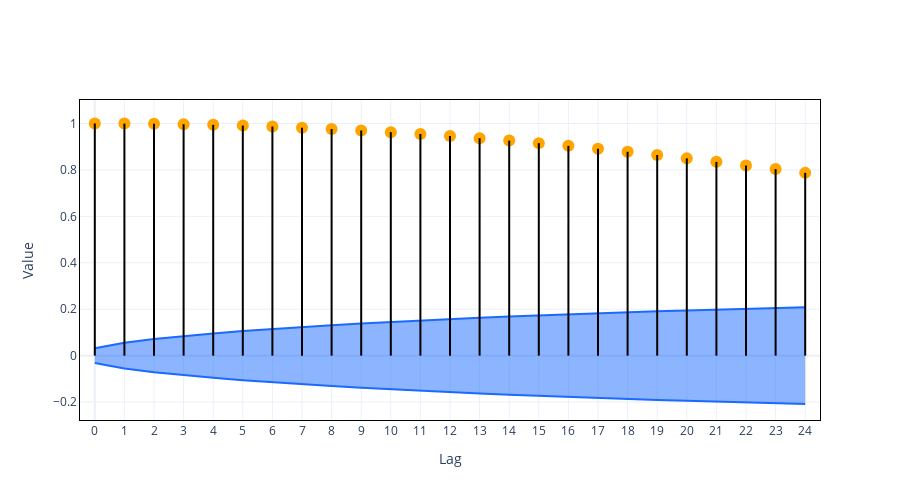

Notebook code cell kept with this figure:
### Markdown cell above
Let's look at the autocorrelation graphic of the number of deaths.

### Code cell
covid19.acf(
    column = "deaths", 
    ts = "date",
    by = ["state"],
    p = 24,
)

### Figure 1 — Plotly figure (JSON) as saved in the notebook; plotly's stock layout.template omitted (floating-point values rounded to 4 significant figures)
{"data": [{"hoverinfo": "none", "marker": {"color": "#1A6AFF"}, "mode": "lines", "type": "scatter", "x": [0, 1, 2, 3, 4, 5, 6, 7, 8, 9, 10, 11, 12, 13, 14, 15, 16, 17, 18, 19, 20, 21, 22, 23, 24], "y": [0.03199, 0.0554, 0.07149, 0.08454, 0.09578, 0.1058, 0.1148, 0.1232, 0.1309, 0.1381, 0.1448, 0.1512, 0.1571, 0.1628, 0.1681, 0.1732, 0.178, 0.1826, 0.1869, 0.191, 0.1948, 0.1985, 0.202, 0.2053, 0.2084]}, {"customdata": [0.03199, 0.0554, 0.07149, 0.08454, 0.09578, 0.1058, 0.1148, 0.1232, 0.1309, 0.1381, 0.1448, 0.1512, 0.1571, 0.1628, 0.1681, 0.1732, 0.178, 0.1826, 0.1869, 0.191, 0.1948, 0.1985, 0.202, 0.2053, 0.2084], "fill": "tonexty", "hovertemplate": "Confidence <br><b>lag</b>: %{x}<br><b>value</b>: %{customdata:.3f}<br><extra></extra>", "marker": {"color": "#1A6AFF"}, "mode": "lines", "type": "scatter", "x": [0, 1, 2, 3, 4, 5, 6, 7, 8, 9, 10, 11, 12, 13, 14, 15, 16, 17, 18, 19, 20, 21, 22, 23, 24], "y": [-0.03199, -0.0554, -0.07149, -0.08454, -0.09578, -0.1058, -0.1148, -0.1232, -0.1309, -0.1381, -0.1448, -0.1512, -0.1571, -0.1628, -0.1681, -0.1732, -0.178, -0.1826, -0.1869, -0.191, -0.1948, -0.1985, -0.202, -0.2053, -0.2084]}, {"hovertemplate": "ACF <br><b>lag</b>: %{x}<br><b>value</b>: %{y:0.3f}<br><extra></extra>", "marker": {"color": "orange", "size": 12}, "mode": "markers", "type": "scatter", "x": [0, 1, 2, 3, 4, 5, 6, 7, 8, 9, 10, 11, 12, 13, 14, 15, 16, 17, 18, 19, 20, 21, 22, 23, 24], "y": [1, 0.9996, 0.9985, 0.9967, 0.9942, 0.991, 0.9869, 0.9821, 0.9764, 0.97, 0.9628, 0.9549, 0.9462, 0.9367, 0.9264, 0.9154, 0.9037, 0.8912, 0.878, 0.8642, 0.8498, 0.8348, 0.8193, 0.8035, 0.7873]}], "layout": {"height": 500, "shapes": [{"line": {"color": "black", "width": 2}, "type": "line", "x0": 0, "x1": 0, "y0": 0, "y1": 1}, {"line": {"color": "black", "width": 2}, "type": "line", "x0": 1, "x1": 1, "y0": 0, "y1": 0.9996}, {"line": {"color": "black", "width": 2}, "type": "line", "x0": 2, "x1": 2, "y0": 0, "y1": 0.9985}, {"line": {"color": "black", "width": 2}, "type": "line", "x0": 3, "x1": 3, "y0": 0, "y1": 0.9967}, {"line": {"color": "black", "width": 2}, "type": "line", "x0": 4, "x1": 4, "y0": 0, "y1": 0.9942}, {"line": {"color": "black", "width": 2}, "type": "line", "x0": 5, "x1": 5, "y0": 0, "y1": 0.991}, {"line": {"color": "black", "width": 2}, "type": "line", "x0": 6, "x1": 6, "y0": 0, "y1": 0.9869}, {"line": {"color": "black", "width": 2}, "type": "line", "x0": 7, "x1": 7, "y0": 0, "y1": 0.9821}, {"line": {"color": "black", "width": 2}, "type": "line", "x0": 8, "x1": 8, "y0": 0, "y1": 0.9764}, {"line": {"color": "black", "width": 2}, "type": "line", "x0": 9, "x1": 9, "y0": 0, "y1": 0.97}, {"line": {"color": "black", "width": 2}, "type": "line", "x0": 10, "x1": 10, "y0": 0, "y1": 0.9628}, {"line": {"color": "black", "width": 2}, "type": "line", "x0": 11, "x1": 11, "y0": 0, "y1": 0.9549}, {"line": {"color": "black", "width": 2}, "type": "line", "x0": 12, "x1": 12, "y0": 0, "y1": 0.9462}, {"line": {"color": "black", "width": 2}, "type": "line", "x0": 13, "x1": 13, "y0": 0, "y1": 0.9367}, {"line": {"color": "black", "width": 2}, "type": "line", "x0": 14, "x1": 14, "y0": 0, "y1": 0.9264}, {"line": {"color": "black", "width": 2}, "type": "line", "x0": 15, "x1": 15, "y0": 0, "y1": 0.9154}, {"line": {"color": "black", "width": 2}, "type": "line", "x0": 16, "x1": 16, "y0": 0, "y1": 0.9037}, {"line": {"color": "black", "width": 2}, "type": "line", "x0": 17, "x1": 17, "y0": 0, "y1": 0.8912}, {"line": {"color": "black", "width": 2}, "type": "line", "x0": 18, "x1": 18, "y0": 0, "y1": 0.878}, {"line": {"color": "black", "width": 2}, "type": "line", "x0": 19, "x1": 19, "y0": 0, "y1": 0.8642}, {"line": {"color": "black", "width": 2}, "type": "line", "x0": 20, "x1": 20, "y0": 0, "y1": 0.8498}, {"line": {"color": "black", "width": 2}, "type": "line", "x0": 21, "x1": 21, "y0": 0, "y1": 0.8348}, {"line": {"color": "black", "width": 2}, "type": "line", "x0": 22, "x1": 22, "y0": 0, "y1": 0.8193}, {"line": {"color": "black", "width": 2}, "type": "line", "x0": 23, "x1": 23, "y0": 0, "y1": 0.8035}, {"line": {"color": "black", "width": 2}, "type": "line", "x0": 24, "x1": 24, "y0": 0, "y1": 0.7873}], "showlegend": false, "width": 900, "xaxis": {"dtick": 1, "linecolor": "black", "linewidth": 1, "mirror": true, "range": [-0.5, 24.5], "showline": true, "title": {"text": "Lag"}, "zeroline": true}, "yaxis": {"dtick": 0.2, "linecolor": "black", "linewidth": 1, "mirror": true, "showline": true, "tick0": -0.2, "tickmode": "linear", "title": {"text": "Value"}, "zeroline": true}}}
